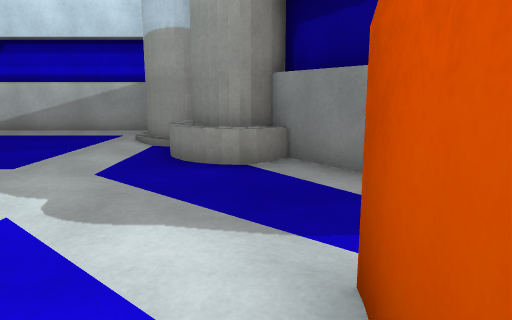
view 1 (above)

13 first-person views from a walk through a Unity game level. The camera is 1.2 m above the floor, tilts 10° down and sees 70° across. The floor is counted in squares, 1 m on a side. Each view is taken from the middle of a square. On the plan, view 1 faces up. The plan holds only what a view shows up to about 15 squares ahead; the rest is blank. The place goes on beyond the plan. Surface patterns are stand-ins for the level's own textures.

view 2
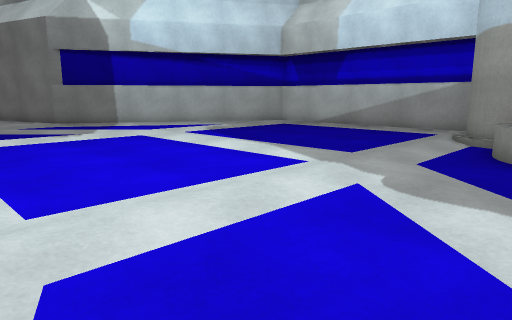

view 3
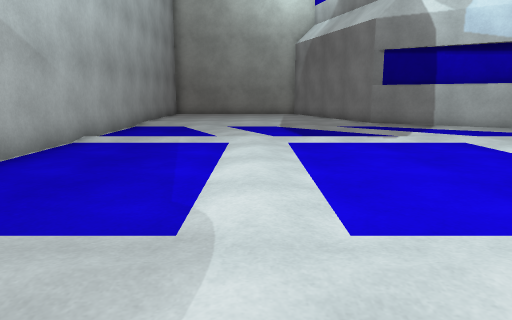

view 4
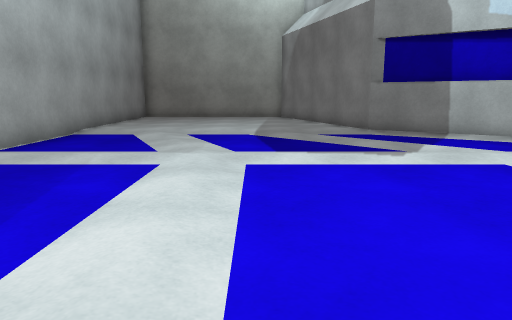

view 5
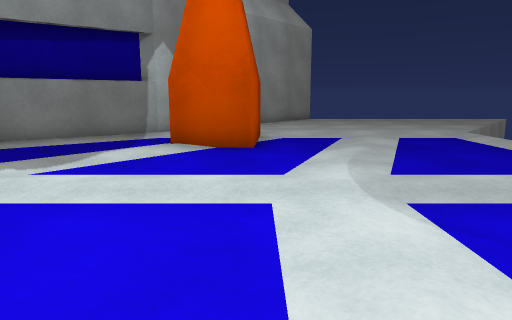

view 6
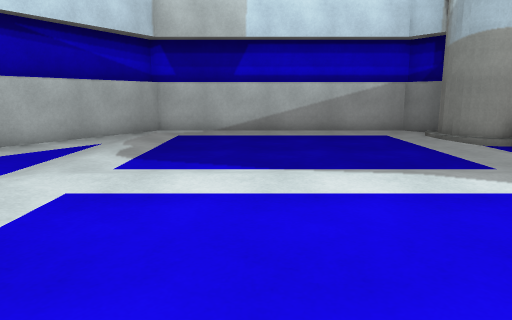

view 7
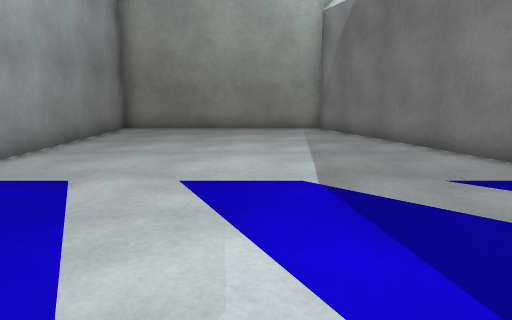

view 8
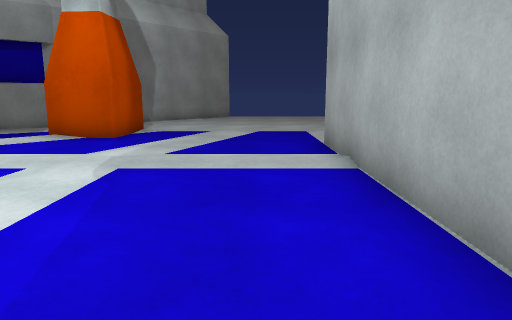

view 9
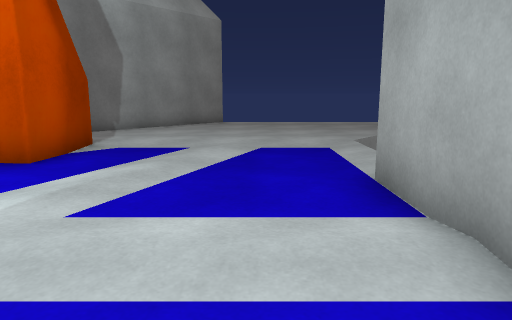

view 10
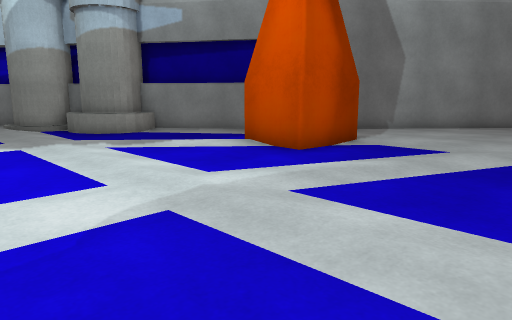

view 11
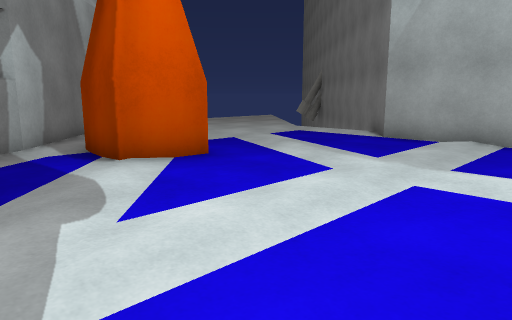

view 12
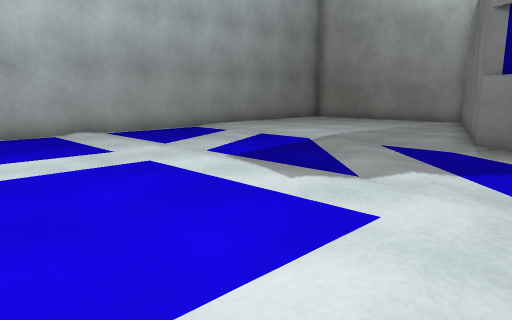

view 13
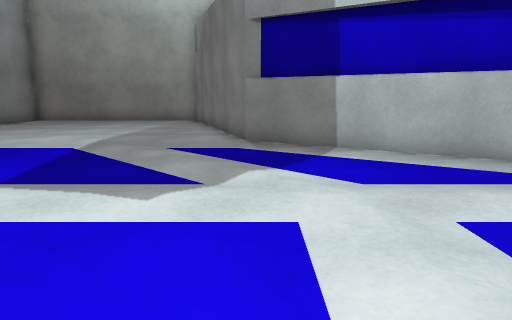

### Floor plan
Points are (right, up) in squares from view 1. A wall is a line through its corners. A room is listed if a view was taken in it or the views show most of it. See-through windows are left out.
Room 1 (views 1, 2, 3, 4, 5, 6, 7, 8, 9, 10, 11, 12, 13)
walls: (2.7, -0.1) (0.4, 0.1) (0.6, 2) (2.8, 1.8); (-16.1, 4.2) (-16.2, 3.7) (-23.6, 1.4) (-23.6, -5.9) (-0.9, -5.7) (1.2, -8); (3.3, 2.9) (0.2, 7.1); (-2.6, 10.9) (-3.3, 11.8) (-11.1, 11.8) (-16.2, 3.8); (-2.3, 11.5) (-2.9, 12.5) (-11.5, 12.5) (-16.1, 4.1); (9.4, -2.4) (3.2, 3) (3.1, 3.4) (0.7, 7.1)
low walls: (-1.7, 7.1) (-1.8, 7.6); (-1, 6.6) (-1.5, 7) (-1.7, 7.4); (0.1, 6.4) (-0.4, 6.3); (-1, 8.8) (-1.3, 9.2)

Where each view was taken, in squares from view 1:
view 1: 0 up, 0 right, facing up
view 2: 1 down, 0 right, facing up-left
view 3: 1 down, 1 left, facing left
view 4: 0 up, 4 left, facing left
view 5: 0 up, 8 left, facing right
view 6: 0 up, 8 left, facing up
view 7: 1 down, 10 left, facing left
view 8: 4 down, 10 left, facing right
view 9: 4 down, 6 left, facing right
view 10: 5 down, 6 left, facing up-right
view 11: 5 up, 6 left, facing down-right
view 12: 6 up, 7 left, facing down-left
view 13: 4 up, 7 left, facing left
